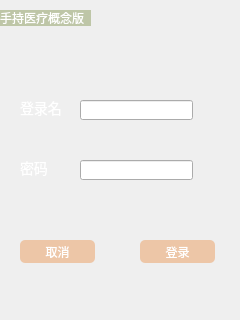
<?xml version="1.0" encoding="UTF-8"?>
<ui version="4.0">
 <class>LoginWidget</class>
 <widget class="QWidget" name="LoginWidget">
  <property name="geometry">
   <rect>
    <x>0</x>
    <y>0</y>
    <width>240</width>
    <height>320</height>
   </rect>
  </property>
  <property name="windowTitle">
   <string>Form</string>
  </property>
  <widget class="QLabel" name="label">
   <property name="geometry">
    <rect>
     <x>20</x>
     <y>100</y>
     <width>61</width>
     <height>16</height>
    </rect>
   </property>
   <property name="styleSheet">
    <string notr="true">font: 75 9pt &quot;楷体&quot;;
color: rgb(255, 255, 255);
font-size:14px;</string>
   </property>
   <property name="text">
    <string>登录名</string>
   </property>
  </widget>
  <widget class="QLabel" name="label_2">
   <property name="geometry">
    <rect>
     <x>20</x>
     <y>160</y>
     <width>61</width>
     <height>16</height>
    </rect>
   </property>
   <property name="styleSheet">
    <string notr="true">font: 75 9pt &quot;楷体&quot;;
color: rgb(255, 255, 255);
font-size:14px;</string>
   </property>
   <property name="text">
    <string>密码</string>
   </property>
  </widget>
  <widget class="QLabel" name="label_3">
   <property name="geometry">
    <rect>
     <x>0</x>
     <y>10</y>
     <width>91</width>
     <height>16</height>
    </rect>
   </property>
   <property name="styleSheet">
    <string notr="true">background:rgba(100,123,34,90) ;
font: 75 9pt &quot;楷体&quot;;
color: rgb(255, 255, 255);</string>
   </property>
   <property name="text">
    <string>手持医疗概念版</string>
   </property>
  </widget>
  <widget class="QLineEdit" name="userLineEdit">
   <property name="geometry">
    <rect>
     <x>80</x>
     <y>100</y>
     <width>113</width>
     <height>20</height>
    </rect>
   </property>
  </widget>
  <widget class="QLineEdit" name="pwdLineEdit">
   <property name="geometry">
    <rect>
     <x>80</x>
     <y>160</y>
     <width>113</width>
     <height>20</height>
    </rect>
   </property>
  </widget>
  <widget class="QPushButton" name="outPushButton">
   <property name="geometry">
    <rect>
     <x>20</x>
     <y>240</y>
     <width>75</width>
     <height>23</height>
    </rect>
   </property>
   <property name="styleSheet">
    <string notr="true">border-radius:5px;
background:rgba(231,123,34,90);
color: rgb(255, 255, 255);</string>
   </property>
   <property name="text">
    <string>取消</string>
   </property>
  </widget>
  <widget class="QPushButton" name="inPushButton">
   <property name="geometry">
    <rect>
     <x>140</x>
     <y>240</y>
     <width>75</width>
     <height>23</height>
    </rect>
   </property>
   <property name="styleSheet">
    <string notr="true">border-radius:5px;
background:rgba(231,123,34,90);
color: rgb(255, 255, 255);</string>
   </property>
   <property name="text">
    <string>登录</string>
   </property>
  </widget>
  <widget class="QLabel" name="errorUser">
   <property name="geometry">
    <rect>
     <x>110</x>
     <y>130</y>
     <width>101</width>
     <height>16</height>
    </rect>
   </property>
   <property name="text">
    <string/>
   </property>
  </widget>
  <widget class="QLabel" name="errorPwd">
   <property name="geometry">
    <rect>
     <x>110</x>
     <y>190</y>
     <width>101</width>
     <height>16</height>
    </rect>
   </property>
   <property name="text">
    <string/>
   </property>
  </widget>
 </widget>
 <resources/>
 <connections/>
</ui>
